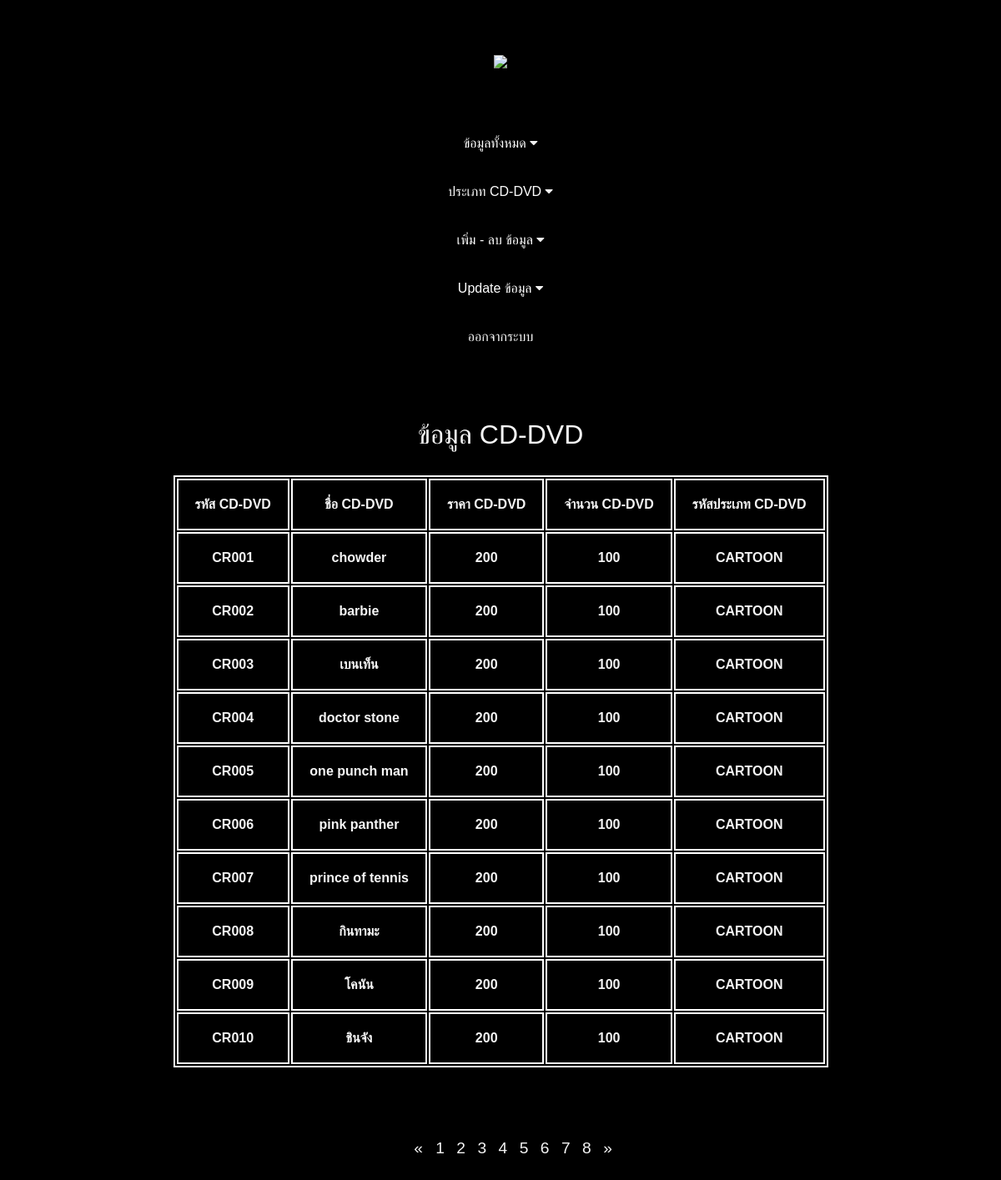
/homeadmin.php (signed in), run on the app's committed database.
### tables this page shows
CREATE TABLE `cd_dvd` (
  `รหัส_CD_DVD` varchar(50) NOT NULL,
  `ชื่อ_CD_DVD` varchar(50) NOT NULL,
  `ราคา_CD_DVD` int(11) NOT NULL,
  `จำนวน_CD_DVD` int(11) NOT NULL,
  `รหัสประเภท_CD_DVD` varchar(50) NOT NULL,
  `วันที่นำเข้า` varchar(50) NOT NULL
);

### homeadmin.php (the view, shortened to what this page needs)
<?php include "./connect.php" ;
?>
<!DOCTYPE html>
<html lang="en">
<head>
    <link rel="stylesheet" href="https://cdnjs.cloudflare.com/ajax/libs/font-awesome/4.7.0/css/font-awesome.min.css">
    <link rel="stylesheet" href="./style/maineverypage.css">
    <link rel="stylesheet" href="./style/homeadmin.css">
</head>
<body>
    <header class="logo"><img src="./img/logo.png"></header>
    <nav>
        <div class="dropdown">
            <a class="dropbtn">
                <span class="icon">ข้อมูลทั้งหมด
                </span>
            </a>
        </div>
        <div class="dropdown">
            <a class="dropbtn">
                <span class="icon">ประเภท CD-DVD
                </span>
            </a>
        </div>
        <div class="dropdown">
            <a class="dropbtn">
                <span class="icon">เพิ่ม - ลบ ข้อมูล
                </span>
            </a>
        </div>
        <div class="dropdown">
            <a class="dropbtn">
                <span class="icon">Update ข้อมูล
                </span>
            </a>
        </div>
        <a href="./login-logout/logout.php">ออกจากระบบ</a>
    </nav>
    <div class="texts">ข้อมูล CD-DVD</div>
    <?php
        $stmt = $pdo->prepare("SELECT *  FROM cd_dvd");
        $stmt->execute();
        $num_produce=0;
        while ($row = $stmt->fetch()){
            $num_produce++;
        }
        if(isset($_GET['page'])){
            $page=$_GET['page'];
        }else{
            $page=1;
        }
        $record_show = 10;
        $offset = ($page - 1) * $record_show;
        $page_total = ceil($num_produce/$record_show);
    ?>
    <div class="">
        <table class="center">
            <tr>
                <th>รหัส CD-DVD</th>
                <th>ชื่อ CD-DVD</th>
                <th>ราคา CD-DVD</th>
                <th>จำนวน CD-DVD</th>
                <th>รหัสประเภท CD-DVD</th>
            </tr>
            <?php
    $stmt = $pdo->prepare("SELECT * from cd_dvd  limit $offset,$record_show ");
    $stmt->execute();
    while($row = $stmt->fetch()) : ?>
            <tr>
                <th><?=$row["รหัส_CD_DVD"]?></th>
                <th><?=$row["ชื่อ_CD_DVD"]?></th>
                <th><?=$row["ราคา_CD_DVD"]?></th>
                <th><?=$row["จำนวน_CD_DVD"]?></th>
                <th><?=$row["รหัสประเภท_CD_DVD"]?></th>
            </tr>
            <?php endwhile ?>
        </table>
    </div>
    <nav aria-label="Page navigation example">
        <ul class="pagination justify-content-center">
            <li class="page-item <?=$page >1 ? '' : 'disabled' ?>">
                <a class="page-link" href="?page=<?=$page-1?>" aria-label="Previous">
                    <span aria-hidden="true">&laquo;</span>
                </a>
            </li>
            <?php for($i=1; $i <= $page_total; $i++):?>
            <li class="page-item"><a class="page-link" href="?page=<?=$i?>"><?=$i?></a></li>
            <?php endfor?>
            <li class="page-item <?=$page < $page_total ? '' : 'disabled' ?>">
                <a class="page-link" href="?page=<?=$page+1?>" aria-label="Next">
                    <span aria-hidden="true">&raquo;</span>
                </a>
            </li>
        </ul>
    </nav>
</body>
</html>

### style/maineverypage.css (style rules this page uses)
body { background-color: black; color: whitesmoke; }
* { font-family: Arial, Helvetica, sans-serif; }
header { padding-top: 30px; padding-bottom: 30px; font-size: 3em; text-align: center; color: red; font-weight: bold; }
nav { text-align: center; padding-top: 20px; padding-bottom: 20px; }
nav > a { text-decoration: none; color: whitesmoke; padding-top: 20px; padding-bottom: 20px; margin-left: 20px; margin-right: 20px; padding-left: 10px; padding-right: 10px; }
.dropbtn { color: white; font-size: 16px; border: none; padding-top: 20px; padding-bottom: 20px; margin-left: 20px; margin-right: 20px; padding-left: 10px; padding-right: 10px; }
.dropdown { position: relative; display: inline-block; cursor: pointer; padding-left: 10px; padding-right: 10px; }
.icon::after { content: "\f0d7"; color: #f1f1f1; font-family: FontAwesome; }
.logo > img { width: 180px; }
@media (max-width: 1431px) { nav > a { display: block; } }
@media (max-width: 1431px) { .dropbtn { display: block; } }
@media (max-width: 1431px) { nav > .dropdown { margin-right: 30%; margin-left: 30%; position: static; } }

### style/homeadmin.css (style rules this page uses)
table { border: 2px solid white; margin-bottom: 50px; }
tr, th, td { border: 2px solid white; padding: 20px; text-align: center; }
table.center { margin-left: auto; margin-right: auto; margin-top: 30px; }
.texts { margin-top: 50px; font-size: 2em; text-align: center; }
nav > ul > li { list-style-type: none; display: inline; }
nav > ul > li > a { color: whitesmoke; text-decoration: none; margin-right: 10px; font-size: larger; }

### data on the page
cd_dvd: value "CR001", value "chowder", ราคา_CD_DVD "200", จำนวน_CD_DVD "100", value "CARTOON"
cd_dvd: value "CR002", value "barbie", ราคา_CD_DVD "200", จำนวน_CD_DVD "100", value "CARTOON"
cd_dvd: value "CR003", value "เบนเท็น", ราคา_CD_DVD "200", จำนวน_CD_DVD "100", value "CARTOON"
cd_dvd: value "CR004", value "doctor stone", ราคา_CD_DVD "200", จำนวน_CD_DVD "100", value "CARTOON"
cd_dvd: value "CR005", value "one punch man", ราคา_CD_DVD "200", จำนวน_CD_DVD "100", value "CARTOON"
cd_dvd: value "CR006", value "pink panther", ราคา_CD_DVD "200", จำนวน_CD_DVD "100", value "CARTOON"
cd_dvd: value "CR007", value "prince of tennis", ราคา_CD_DVD "200", จำนวน_CD_DVD "100", value "CARTOON"
cd_dvd: value "CR008", value "กินทามะ", ราคา_CD_DVD "200", จำนวน_CD_DVD "100", value "CARTOON"
cd_dvd: value "CR009", value "โคนัน", ราคา_CD_DVD "200", จำนวน_CD_DVD "100", value "CARTOON"
cd_dvd: value "CR010", value "ชินจัง", ราคา_CD_DVD "200", จำนวน_CD_DVD "100", value "CARTOON"
